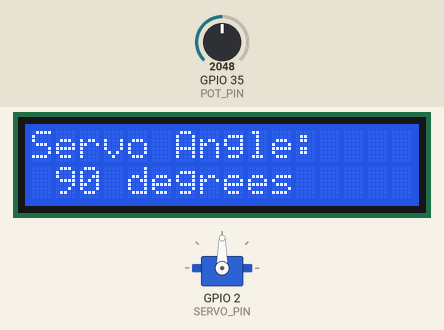
The sketch below on a simulated ESP32. Shown: 16×2 character LCD, servo. The test bench sets the inputs (shaded band); at power-on: GPIO 35 (POT_PIN) = 2048 (analog values on the 0–4095 scale). What the sketch prints to the serial monitor is not drawn.

Above: at 1.2 s.
1.3 s: GPIO 35 (POT_PIN) set to 2866
At 1.8 s:
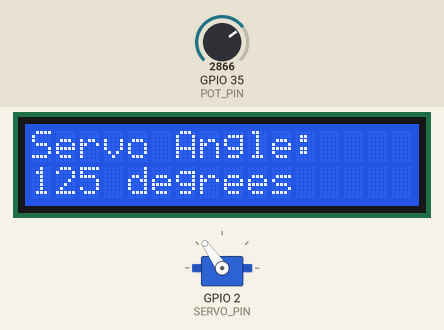
2.8 s: GPIO 35 (POT_PIN) set to 3603
At 4.0 s:
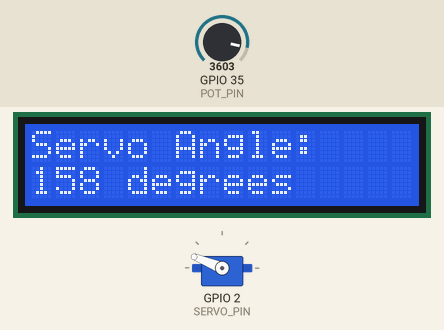
4.3 s: GPIO 35 (POT_PIN) set to 4095
At 5.4 s:
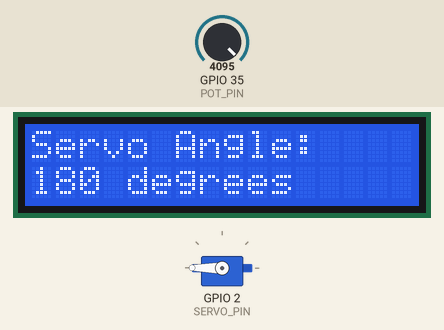
5.8 s: GPIO 35 (POT_PIN) set to 1228
At 6.6 s:
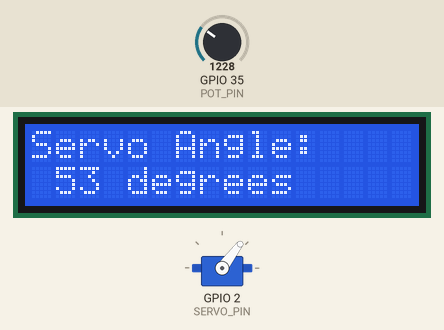
7.3 s: GPIO 35 (POT_PIN) set to 491
At 7.8 s:
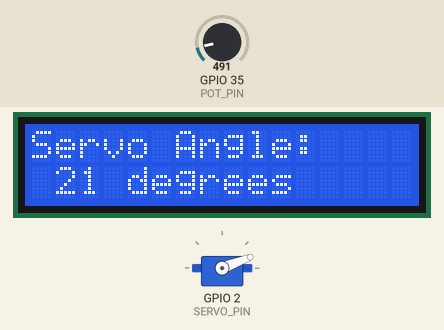
8.8 s: GPIO 35 (POT_PIN) set to 0
At 10.2 s:
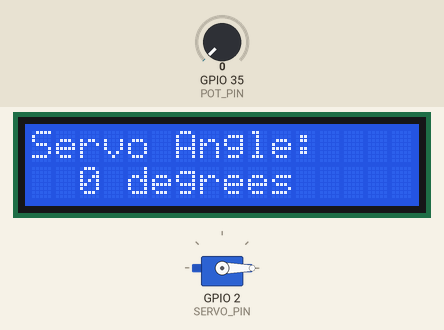
Timing chart, 0 to 11.3 s (numbered marks = the images above; inputs shaded):
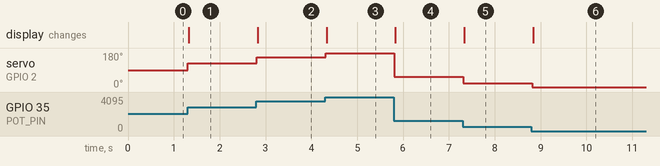

Measured:
- after the input at 1.3 s, servo on GPIO 2 (SERVO_PIN): 90° → 125° at once; the display: changes at once (image 1)
- after the input at 2.8 s, servo on GPIO 2 (SERVO_PIN): 125° → 158° at once; the display: changes at once (image 2)
- after the input at 4.3 s, servo on GPIO 2 (SERVO_PIN): 158° → 180° at once; the display: changes at once (image 3)
- after the input at 5.8 s, servo on GPIO 2 (SERVO_PIN): 180° → 53° at once; the display: changes at once (image 4)
- after the input at 7.3 s, servo on GPIO 2 (SERVO_PIN): 53° → 21° at once; the display: changes at once (image 5)
- after the input at 8.8 s, servo on GPIO 2 (SERVO_PIN): 21° → 0° at once; the display: changes at once (image 6)

The sketch:

E8-POT-SERVO-LCD.ino
```cpp
#include <Arduino.h>
#include <LiquidCrystal_I2C.h>
#include <ESP32Servo.h>

// Constants
#define SERVO_PIN      2 // Pin connected to the servo motor
#define POT_PIN       35 // Pin connected to potentiometer
#define I2C_ADDRESS 0x27 // I2C address of the LCD
#define LCD_COLUMNS   16 // Number of columns on the LCD
#define LCD_ROWS       2 // Number of rows on the LCD

// Initialize the LCD
LiquidCrystal_I2C lcd(I2C_ADDRESS, LCD_COLUMNS, LCD_ROWS);

// Define servo object
Servo myServo;

// Function to update the LCD display with the current servo angle
void updateLCD(int angle) {
    // Buffer for LCD text
    char buffer[16];

    // Print header on line 1
    lcd.setCursor(0, 0);
    sprintf(buffer, "Servo Angle:");
    lcd.print(buffer);

    // Print servo value on line 2
    lcd.setCursor(0, 1);
    sprintf(buffer, "%3d degrees", angle);
    lcd.print(buffer);
}

void setup() {
    // Initialize serial communication
    Serial.begin(115200);

    // Initialize the LCD
    lcd.init();
    lcd.backlight();

    // Set attenuation for full range (0-3.3V)
    analogSetAttenuation(ADC_11db);

    // Set ADC resolution to 12 bits (0-4095)
    analogReadResolution(12);

    // Attach servo to SERVO_PIN
    myServo.attach(SERVO_PIN, 700, 2400);
}

void loop() {
  // Read potentiometer value
  int potValue = analogRead(POT_PIN);

  // Map potentiometer value to servo angle (0-180 degrees)
  int angle = map(potValue, 0, 4095, 0, 180);

  // Print the potentiometer value and corresponding angle
  Serial.print("Potentiometer Value: ");
  Serial.print(potValue);
  Serial.print(" ");
  Serial.print("Mapped Angle: ");
  Serial.println(angle);

  // Set servo angle
  myServo.write(angle);

  // Display the angle on the LCD
  updateLCD(angle);

  // Small delay to avoid flickering
  delay(20);
}
```
